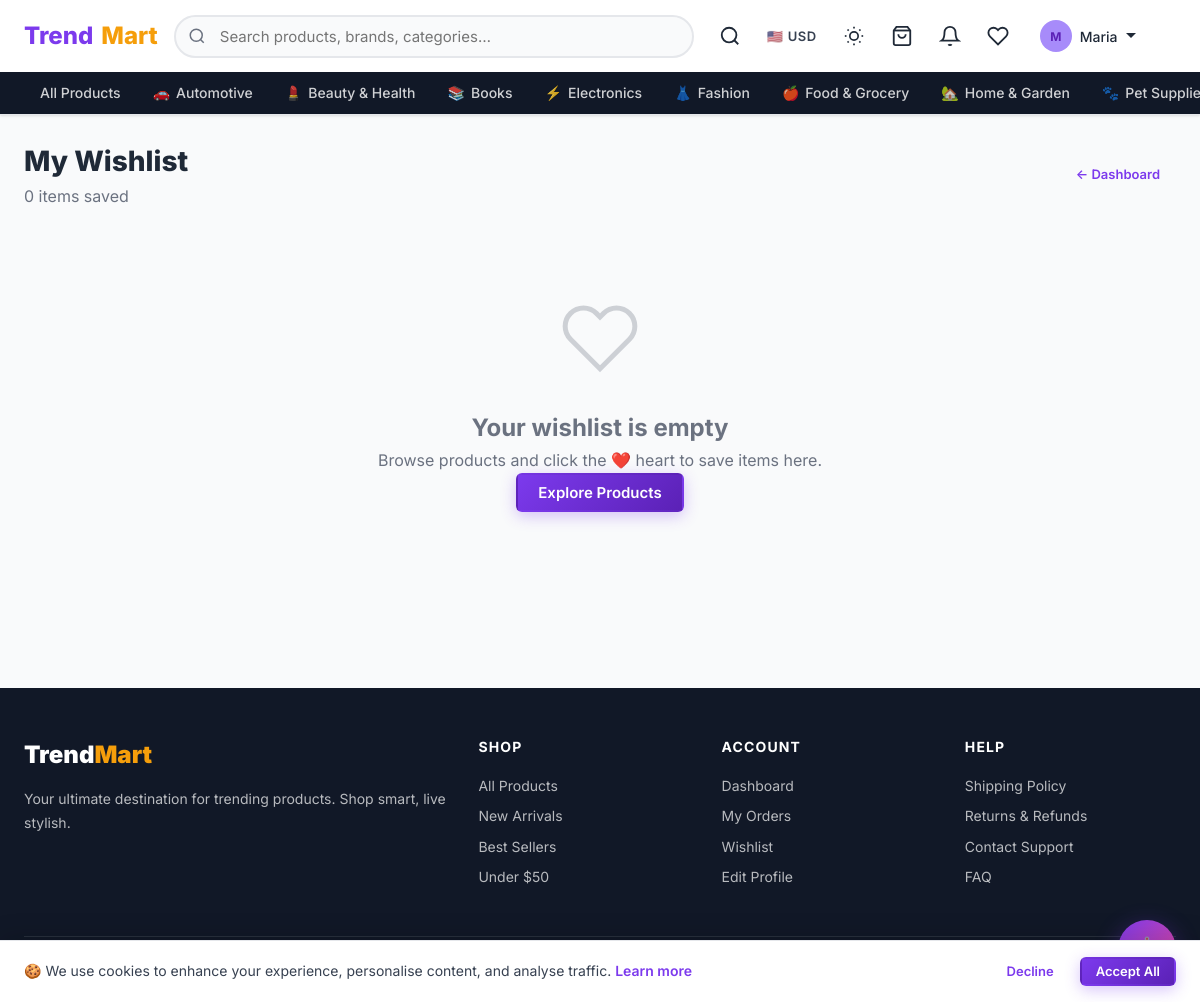
The app's page /wishlist/ (signed in) with its own data.
### shop/models.py (models this page shows, shortened)
class Category(models.Model):
    name = models.CharField(max_length=200)
    slug = models.SlugField(unique=True, blank=True)
    parent = models.ForeignKey(
        'self', null=True, blank=True, on_delete=models.CASCADE, related_name='children'
    )
    description = models.TextField(blank=True)
    icon = models.CharField(max_length=100, blank=True, help_text="Emoji or CSS icon class")
    image = models.ImageField(upload_to='categories/', blank=True, null=True)
    is_active = models.BooleanField(default=True)
    order = models.PositiveIntegerField(default=0)
    class Meta:
        verbose_name_plural = "Categories"
        ordering = ['order', 'name']

### shop/views.py (the view)
# urls.py: path('wishlist/', views.wishlist_view, name='wishlist'),
@login_required
def wishlist_view(request):
    items = WishlistItem.objects.filter(user=request.user).select_related('product')
    return render(request, 'shop/wishlist.html', {'items': items})

### shop/context_processors.py (called while the page is built)
def cart_context(request):
    cart_count = 0
    try:
        if request.user.is_authenticated:
            cart = Cart.objects.filter(user=request.user).first()
        else:
            session_key = request.session.session_key
            cart = Cart.objects.filter(session_key=session_key, user=None).first() if session_key else None
        if cart:
            cart_count = cart.get_item_count()
    except Exception:
        pass
    return {'cart_count': cart_count}

def site_context(request):
    root_categories = Category.objects.filter(parent=None, is_active=True).prefetch_related('children')
    return {
        'site_name': 'TrendMart',
        'site_tagline': 'Shop the Trend, Live the Style',
        'root_categories': root_categories,
    }

### templates/shop/wishlist.html (shortened to what this page needs)
{% extends "shop/base.html" %}
{% block content %}
<div class="container" style="padding-top:1.5rem;padding-bottom:3rem">
  <div style="display:flex;align-items:center;justify-content:space-between;margin-bottom:1.5rem;flex-wrap:wrap;gap:1rem">
    <div>
      <h1 style="font-size:1.75rem;font-weight:800;color:var(--dark)">My Wishlist</h1>
      <p style="color:var(--text-light)">{{ items|length }} item{{ items|length|pluralize }} saved</p>
    </div>
    <a href="{% url 'shop:dashboard' %}" class="btn btn-ghost btn-sm">← Dashboard</a>
  </div>
  {% if items %}
    <div class="product-grid" role="list" aria-label="Wishlist items">
      {% for item in items %}
        {% include "shop/includes/product_card.html" with product=item.product %}
      {% endfor %}
    </div>
  {% else %}
    <div class="empty-state" role="status">
      <svg viewBox="0 0 24 24" fill="none" stroke="currentColor" stroke-width="1.5" aria-hidden="true"><path d="M20.84 4.61a5.5 5.5 0 00-7.78 0L12 5.67l-1.06-1.06a5.5 5.5 0 00-7.78 7.78L12 21.23l8.84-8.84a5.5 5.5 0 000-7.78z"/></svg>
      <h2>Your wishlist is empty</h2>
      <p>Browse products and click the ❤️ heart to save items here.</p>
      <a href="{% url 'shop:product_list' %}" class="btn btn-primary">Explore Products</a>
    </div>
  {% endif %}
</div>
{% endblock %}

### templates/shop/base.html (shortened to what this page needs)
{% load static %}
<!DOCTYPE html>
<html lang="en">
<head>
  <link rel="stylesheet" href="{% static 'css/main.css' %}">
</head>
<body>
<header>
  <nav class="navbar" role="navigation" aria-label="Main navigation">
    <div class="navbar-inner">
      <a href="{% url 'shop:home' %}" class="navbar-brand" aria-label="TrendMart Home">
        Trend<span>Mart</span>
      </a>
      <div class="navbar-search" id="navbar-search" role="search">
        <form action="{% url 'shop:search' %}" method="get">
          <input type="search" name="q" id="search-input" value="{{ request.GET.q }}"
                 placeholder="Search products, brands, categories…"
                 autocomplete="off" aria-label="Search products">
        </form>
      </div>
      <div class="navbar-actions">
        <button id="mobile-search-btn" class="nav-icon-btn" aria-label="Search" aria-expanded="false">
          <svg viewBox="0 0 24 24" fill="none" stroke="currentColor" stroke-width="2"><circle cx="11" cy="11" r="8"/><path d="m21 21-4.35-4.35"/></svg>
        </button>
        <div class="currency-selector" title="Select currency">
          <button class="currency-btn" id="currency-btn" aria-label="Currency selector" aria-haspopup="listbox">
            <span id="currency-flag">🇺🇸</span>
            <span id="currency-code">USD</span>
          </button>
        </div>
        <button id="dark-mode-toggle" class="dark-mode-btn" aria-label="Toggle dark mode" aria-pressed="false" title="Toggle dark mode">
        </button>
        <a href="{% url 'shop:cart' %}" class="nav-icon-btn" id="nav-cart-btn" aria-label="Cart ({{ cart_count }} items)">
          <svg viewBox="0 0 24 24" fill="none" stroke="currentColor" stroke-width="2" aria-hidden="true"><path d="M6 2L3 6v14a2 2 0 002 2h14a2 2 0 002-2V6l-3-4z"/><line x1="3" y1="6" x2="21" y2="6"/><path d="M16 10a4 4 0 01-8 0"/></svg>
        </a>
        {% if user.is_authenticated %}
          <div class="nav-bell-wrap">
            <a href="{% url 'shop:notification_list' %}" class="nav-icon-btn" id="notif-bell-btn" aria-label="Notifications">
              <svg viewBox="0 0 24 24" fill="none" stroke="currentColor" stroke-width="2" aria-hidden="true"><path d="M18 8A6 6 0 006 8c0 7-3 9-3 9h18s-3-2-3-9"/><path d="M13.73 21a2 2 0 01-3.46 0"/></svg>
            </a>
          </div>
          <a href="{% url 'shop:wishlist' %}" class="nav-icon-btn" aria-label="Wishlist">
            <svg viewBox="0 0 24 24" fill="none" stroke="currentColor" stroke-width="2" aria-hidden="true"><path d="M20.84 4.61a5.5 5.5 0 00-7.78 0L12 5.67l-1.06-1.06a5.5 5.5 0 00-7.78 7.78L12 21.23l8.84-8.84a5.5 5.5 0 000-7.78z"/></svg>
          </a>
          <div class="user-menu">
            <button class="user-menu-toggle" data-dropdown="user-menu-dropdown"
                    aria-haspopup="true" aria-expanded="false" aria-controls="user-menu-dropdown">
              <div class="user-avatar-sm" aria-hidden="true">{{ user.first_name|first|upper|default:user.username|first|upper }}</div>
              <span>{{ user.first_name|default:user.username }}</span>
              <svg width="12" height="12" viewBox="0 0 12 12" aria-hidden="true"><path fill="currentColor" d="M6 8L1 3h10z"/></svg>
            </button>
          </div>
        {% else %}
          <a href="{% url 'shop:login' %}" class="btn btn-ghost btn-sm">Login</a>
          <a href="{% url 'shop:register' %}" class="btn btn-primary btn-sm">Sign Up</a>
        {% endif %}
      </div>
    </div>
    <div class="nav-categories" role="navigation" aria-label="Category navigation">
      <div class="nav-categories-inner">
        <a href="{% url 'shop:product_list' %}" class="nav-cat-link">All Products</a>
        {% for cat in root_categories %}
          <a href="{% url 'shop:category' cat.slug %}" class="nav-cat-link">
            {% if cat.icon %}<span aria-hidden="true">{{ cat.icon }}</span>{% endif %}
            {{ cat.name }}
          </a>
        {% endfor %}
      </div>
    </div>
  </nav>
</header>
<main id="main-content" tabindex="-1">
  {% block content %}{% endblock %}
</main>
<footer class="footer" role="contentinfo">
  <div class="container">
    <div class="footer-grid">
      <div>
        <div class="footer-brand">Trend<span>Mart</span></div>
        <p class="footer-desc">Your ultimate destination for trending products. Shop smart, live stylish.</p>
      </div>
      <div>
        <div class="footer-col-title">Shop</div>
        <a href="{% url 'shop:product_list' %}" class="footer-link">All Products</a>
        <a href="{% url 'shop:product_list' %}?sort=newest" class="footer-link">New Arrivals</a>
        <a href="{% url 'shop:product_list' %}?sort=popular" class="footer-link">Best Sellers</a>
        <a href="{% url 'shop:product_list' %}?min_price=0&max_price=50" class="footer-link">Under $50</a>
      </div>
      <div>
        <div class="footer-col-title">Account</div>
        {% if user.is_authenticated %}
          <a href="{% url 'shop:dashboard' %}" class="footer-link">Dashboard</a>
          <a href="{% url 'shop:order_list' %}" class="footer-link">My Orders</a>
          <a href="{% url 'shop:wishlist' %}" class="footer-link">Wishlist</a>
          <a href="{% url 'shop:profile' %}" class="footer-link">Edit Profile</a>
        {% else %}
          <a href="{% url 'shop:login' %}" class="footer-link">Login</a>
          <a href="{% url 'shop:register' %}" class="footer-link">Register</a>
          <a href="{% url 'shop:register' %}?role=retailer" class="footer-link">Sell on TrendMart</a>
        {% endif %}
      </div>
      <div>
        <div class="footer-col-title">Help</div>
        <a href="#" class="footer-link">Shipping Policy</a>
        <a href="#" class="footer-link">Returns &amp; Refunds</a>
        <a href="#" class="footer-link">Contact Support</a>
        <a href="#" class="footer-link">FAQ</a>
      </div>
    </div>
    <div class="footer-bottom">
      <span>&copy; 2026 TrendMart. Developed by George Papasotiriou. All rights reserved.</span>
      <span>Made with ❤️ for great shopping experiences</span>
    </div>
  </div>
</footer>
<div class="ai-chat-widget" role="complementary" aria-label="AI Shopping Assistant">
  <button id="ai-chat-trigger" class="ai-chat-trigger" aria-expanded="false" aria-controls="ai-chat-panel" aria-label="Open AI shopping assistant">
  </button>
</div>
<div id="cookie-banner" class="cookie-banner" role="dialog" aria-label="Cookie consent" aria-live="polite">
  <p class="cookie-banner-text">
    🍪 We use cookies to enhance your experience, personalise content, and analyse traffic.
    <a href="#" style="color:var(--primary);font-weight:600">Learn more</a>
  </p>
  <div class="cookie-banner-actions">
    <button id="cookie-decline" class="btn btn-ghost btn-sm">Decline</button>
    <button id="cookie-accept" class="btn btn-primary btn-sm">Accept All</button>
  </div>
</div>
</body>
</html>

### records on screen
Category: icon "🚗", name "Automotive"
Category: icon "💄", name "Beauty & Health"
Category: icon "📚", name "Books"
Category: icon "⚡", name "Electronics"
Category: icon "👗", name "Fashion"
Category: icon "🍎", name "Food & Grocery"
Category: icon "🏡", name "Home & Garden"
Category: icon "🐾", name "Pet…"

### other values on screen
{{ user.first_name|first|upper|default:user.username|first|upper }} "M"
{{ user.first_name|default:user.username }} "Maria"
{{ items|length }} "0"
